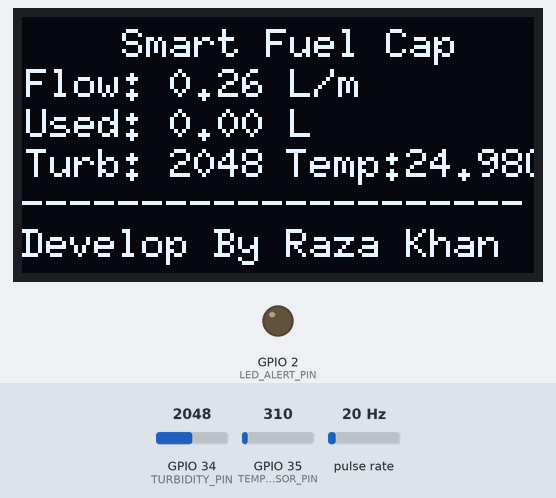
This sketch was run on a simulated ESP32. On the bench: 128×64 one-colour display, output pins drawn as LEDs (lit = HIGH). Wiring (inferred from the names in the program): pulse sensor: data GPIO 18. The inputs (shaded band) are chosen by the test bench; at power-on: GPIO 34 (TURBIDITY_PIN) = 2048, pulse rate 20 Hz, GPIO 35 (TEMP_SENSOR_PIN) = 310. What the sketch prints to the serial monitor is not drawn.

Above: at 2.2 s.
2.3 s: GPIO 34 (TURBIDITY_PIN) set to 1841
At 3.8 s:
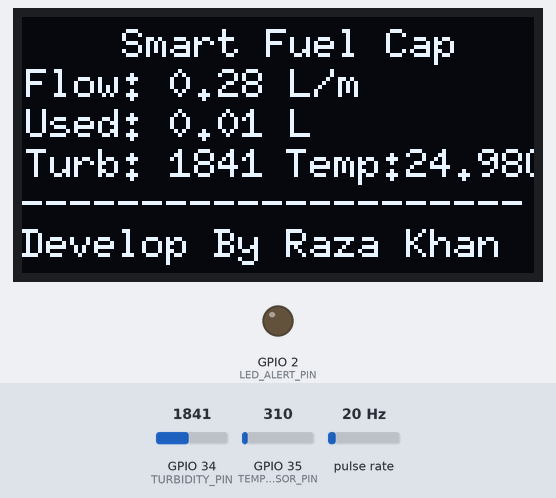
4.7 s: GPIO 34 (TURBIDITY_PIN) set to 1753
At 6.1 s:
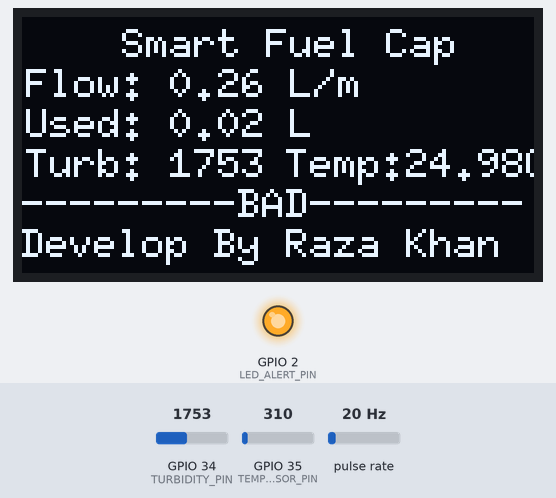
7.8 s: pulse rate (sensor on GPIO 18) set to 4 Hz
At 10.6 s:
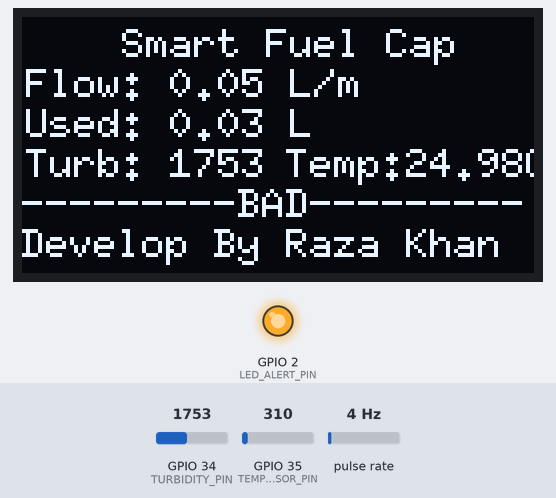
10.9 s: GPIO 35 (TEMP_SENSOR_PIN) set to 372
At 11.7 s:
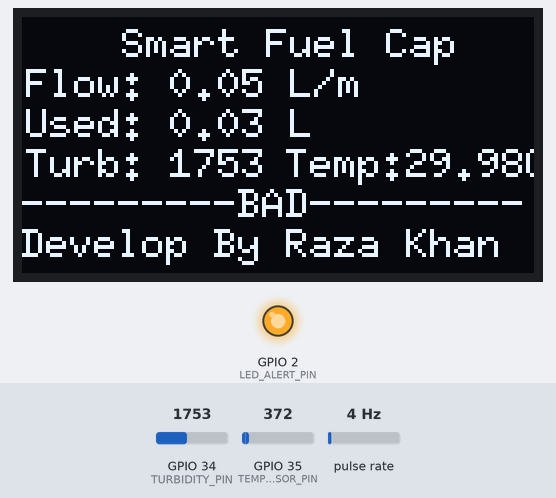
14.0 s: pulse rate (sensor on GPIO 18) set to 50 Hz
At 15.5 s:
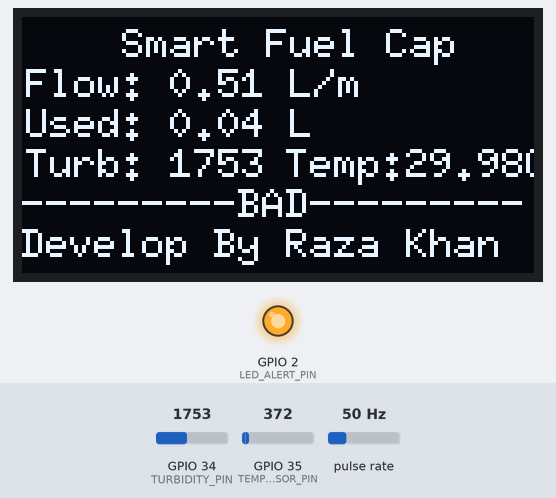
17.1 s: GPIO 35 (TEMP_SENSOR_PIN) set to 434
At 18.9 s:
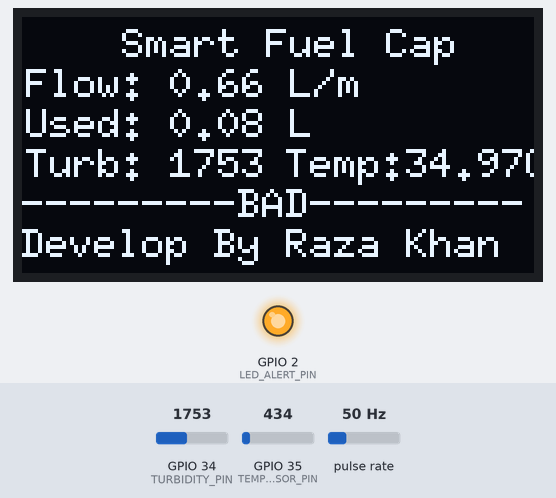
Timing chart, 0 to 20.4 s (numbered marks = the images above; inputs shaded):
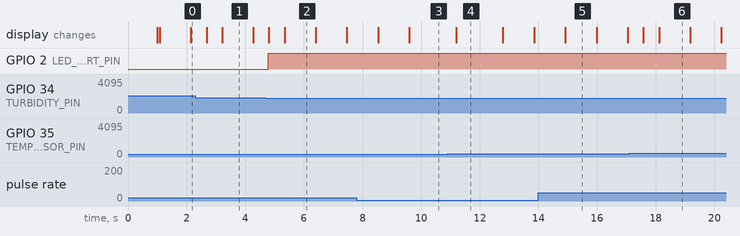

Measured:
- the behaviour switches between 1800 and 1799 on GPIO 34 (TURBIDITY_PIN) (found by bisection; images 1 and 2)
- after the input at 4.7 s, GPIO 2 (LED_ALERT_PIN): LOW → HIGH after 0.08 s; the display: first changes after 0.11 s (image 2 shows a later state)
- after the input at 10.9 s, the display: changes after 0.30 s (image 4)
- what the display in image 5 shows lasts 1.1 s, from 14.9 s to 16.0 s

The sketch:

project_code.ino
```cpp
#include <Wire.h>
#include <U8g2lib.h>

// U8g2 Constructor for 128x64 OLED (I2C)
// Try this first. If display shows nothing, try U8G2_R0 or U8G2_R2.
U8G2_SSD1306_128X64_NONAME_F_HW_I2C u8g2(U8G2_R2, /* reset=*/ U8X8_PIN_NONE);

// Pin Definitions
#define FLOW_SENSOR_PIN 18
#define TURBIDITY_PIN 34
#define TEMP_SENSOR_PIN 35
#define LED_ALERT_PIN 2

// Flow Sensor Variables
volatile int pulseCount = 0;
unsigned long lastFlowCheck = 0;
float calibrationFactor =80;
float flowRate = 0;
float totalMilliLitres = 0;

void IRAM_ATTR pulseCounter() {
  pulseCount++;
}

void setup() {
  Serial.begin(115200);
  delay(1000);

  // OLED init
  u8g2.begin();
  u8g2.clearBuffer();
  u8g2.setFont(u8g2_font_6x10_tf);
  u8g2.drawStr(0, 15, "Fuel Smart Cap Init");
  u8g2.sendBuffer();

  // Sensor init
  pinMode(FLOW_SENSOR_PIN, INPUT_PULLUP);
  attachInterrupt(digitalPinToInterrupt(FLOW_SENSOR_PIN), pulseCounter, FALLING);
  pinMode(LED_ALERT_PIN, OUTPUT);
  digitalWrite(LED_ALERT_PIN, LOW);

  Serial.println("✅ U8g2 OLED Init Successful");
}

void loop() {
  if (millis() - lastFlowCheck >= 1000) {
    detachInterrupt(digitalPinToInterrupt(FLOW_SENSOR_PIN));

    flowRate = (pulseCount / calibrationFactor); // L/min
    float flowMilliLitres = (flowRate / 60.0) * 1000.0;
    totalMilliLitres += flowMilliLitres;

    pulseCount = 0;
    lastFlowCheck = millis();
    attachInterrupt(digitalPinToInterrupt(FLOW_SENSOR_PIN), pulseCounter, FALLING);
  }

  int turbidityValue = analogRead(TURBIDITY_PIN);
  bool badFuel = turbidityValue < 1800;

  int rawTemp = analogRead(TEMP_SENSOR_PIN);
  float voltage = rawTemp * (3.3 / 4095.0);
  float temperatureC = voltage * 100.0;
  bool tempIssue = (temperatureC > 50 || temperatureC < 0);

  if (badFuel || tempIssue) {
    digitalWrite(LED_ALERT_PIN, HIGH);
  } else {
    digitalWrite(LED_ALERT_PIN, LOW);
  }

  // Display Data
  u8g2.clearBuffer();
  u8g2.setCursor(25, 10); u8g2.print("Smart Fuel Cap");
  u8g2.setCursor(1, 20); u8g2.print("Flow: "); u8g2.print(flowRate); u8g2.print(" L/m");
  u8g2.setCursor(1, 30); u8g2.print("Used: "); u8g2.print(totalMilliLitres / 1000.0); u8g2.print(" L");
  u8g2.setCursor(1, 40); u8g2.print("Turb: "); u8g2.print(turbidityValue);
  if (badFuel) {u8g2.setCursor(0,50);  u8g2.print("---------BAD---------");}
  else{ u8g2.setCursor(0,50);                 u8g2.print("---------------------");}
  u8g2.setCursor(60, 40); u8g2.print(" Temp:"); u8g2.print(temperatureC); u8g2.print("C");
  if (tempIssue) {u8g2.setCursor(0,50);  u8g2.print("---------BAD---------");}

  u8g2.setCursor(0,60);                       u8g2.print("Develop By Raza Khan");
  u8g2.sendBuffer();

  // Serial Output
  Serial.println("==== Fuel Smart Cap ====");
  Serial.print("Flow Rate: "); Serial.println(flowRate);
  Serial.print("Used Fuel: "); Serial.println(totalMilliLitres / 1000.0);
  Serial.print("Turbidity: "); Serial.println(turbidityValue);
  Serial.print("Temperature: "); Serial.println(temperatureC);
  Serial.print("LED Alert: "); Serial.println((badFuel || tempIssue) ? "ON" : "OFF");
  Serial.println("------------------------");

  delay(500);
}
```
